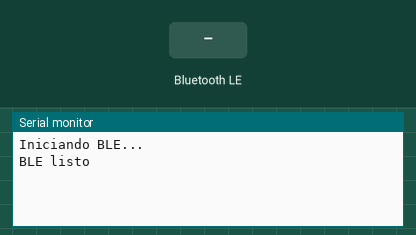
The program below on a simulated ESP32-S3. Parts: the last lines printed to the serial monitor. The inputs (shaded band) are chosen by the test bench. Nothing arrives over Bluetooth unless stated; a phone connects over Bluetooth LE 3 s after start.

Above: at 1.2 s.
1.3 s: Bluetooth LE write "1" received
At 2.6 s:
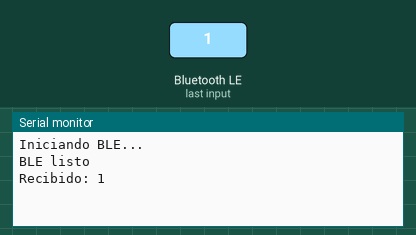
4.3 s: Bluetooth LE write "0" received
At 4.9 s:
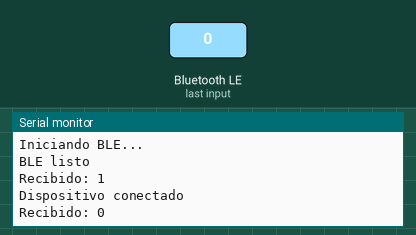
5.8 s: Bluetooth LE write "2" received
At 7.2 s:
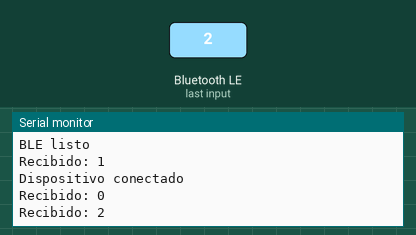

The program:

main.cpp
```cpp
#include <Arduino.h>
#include <BLEDevice.h>
#include <BLEServer.h>
#include <BLEUtils.h>
#include <BLE2902.h>

BLECharacteristic *pCharacteristic;

class MyCallbacks: public BLECharacteristicCallbacks {
  void onWrite(BLECharacteristic *pCharacteristic) {

    std::string value = pCharacteristic->getValue();

    if (value.length() > 0) {
      Serial.print("Recibido: ");
      Serial.println(value.c_str());
    }
  }
};

class MyServerCallbacks: public BLEServerCallbacks {
  void onConnect(BLEServer* pServer) {
    Serial.println("Dispositivo conectado");
  }

  void onDisconnect(BLEServer* pServer) {
    Serial.println("Dispositivo desconectado");
    BLEDevice::startAdvertising(); // 🔥 importante
  }
};

void setup() {
  Serial.begin(115200);
  Serial.println("Iniciando BLE...");

  BLEDevice::init("ESP32_BLE");

  BLEServer *pServer = BLEDevice::createServer();
  pServer->setCallbacks(new MyServerCallbacks());

  BLEService *pService = pServer->createService("1234");

  pCharacteristic = pService->createCharacteristic(
                      "5678",
                      BLECharacteristic::PROPERTY_WRITE
                    );

  pCharacteristic->setCallbacks(new MyCallbacks());

  pService->start();

  BLEAdvertising *pAdvertising = BLEDevice::getAdvertising();
  pAdvertising->addServiceUUID("1234");
  BLEDevice::startAdvertising();

  Serial.println("BLE listo");
}

void loop() {
}
```

Measured:
- after the input at 1.3 s, the serial monitor: prints a new line at once (image 1)
- after the input at 4.3 s, the serial monitor: prints a new line at once (image 2)
- after the input at 5.8 s, the serial monitor: prints a new line at once (image 3)
